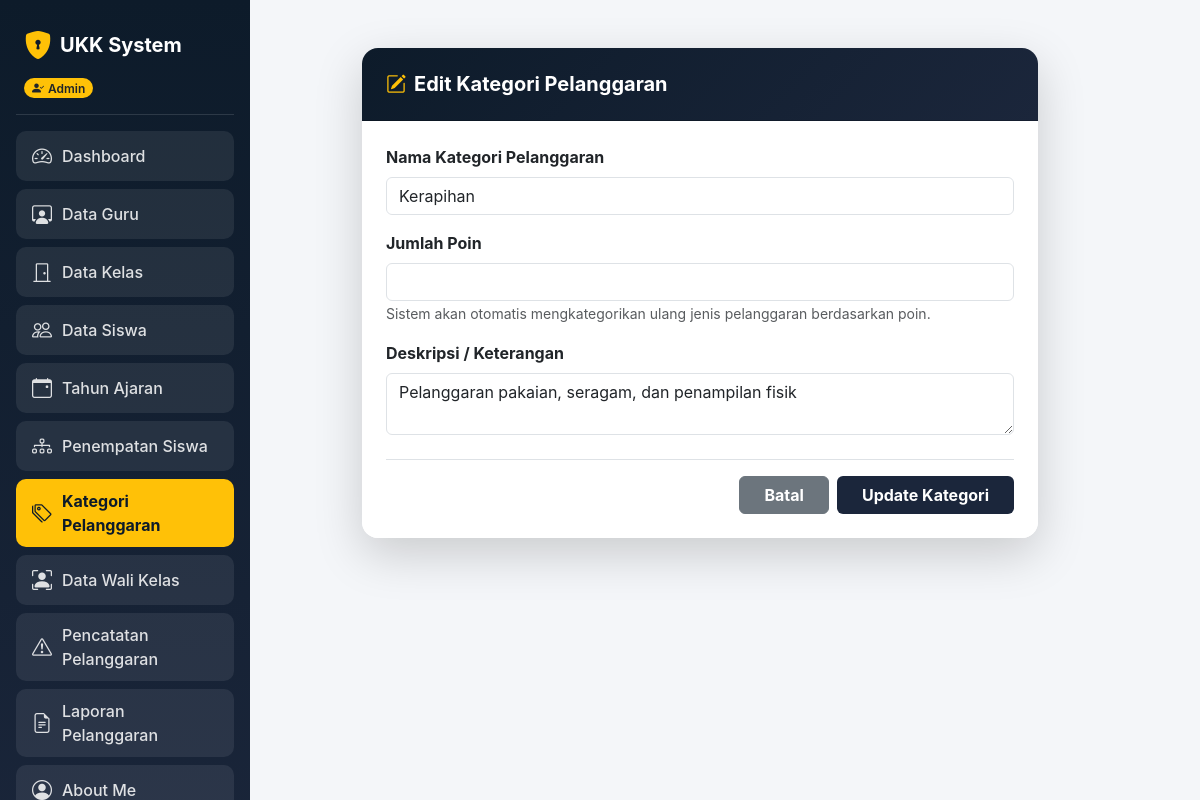
/kategori/kategori_edit.php?id=2 (signed in), run on the app's committed database.
### tables this page shows
CREATE TABLE `t_pelanggaran_kategori` (
  `id` int(11) NOT NULL,
  `nama` varchar(100) DEFAULT NULL,
  `deskripsi` text NOT NULL,
  `status_aktif` tinyint(1) NOT NULL,
  `created_at` timestamp NOT NULL DEFAULT current_timestamp(),
  `updated_at` timestamp NOT NULL DEFAULT current_timestamp()
);

### kategori/kategori_edit.php (the view, shortened to what this page needs)
<?php
include '../koneksi.php';
$role = $_SESSION['role'];
$id = $_GET['id'] ?? '';
$id = mysqli_real_escape_string($koneksi, $id);
$q_data = mysqli_query($koneksi, "SELECT * FROM t_pelanggaran_kategori WHERE id = '$id'");
$data   = mysqli_fetch_assoc($q_data);
?>
<!DOCTYPE html>
<html lang="id">
<head>
  <link href="https://cdn.jsdelivr.net/npm/bootstrap@5.3.0/dist/css/bootstrap.min.css" rel="stylesheet">
  <link rel="stylesheet" href="https://cdn.jsdelivr.net/npm/bootstrap-icons@1.11.1/font/bootstrap-icons.css">
</head>
<body>
  <div class="container-fluid">
    <div class="row">
      <div class="col-md-3 col-lg-2 sidebar p-3 text-white">
        <div class="d-flex align-items-center gap-2 mb-2 px-2 mt-2">
          <i class="bi bi-shield-lock-fill fs-3 text-warning"></i>
          <h4 class="mb-0 fw-bold fs-5">UKK System</h4>
        </div>
        <div class="px-2 mb-3">
          <span class="badge bg-warning text-dark px-2 py-1 rounded-pill fw-semibold"><i class="bi bi-person-check-fill me-1"></i><?= $role; ?></span>
        </div>
        <hr class="text-white-50">
        <ul class="nav flex-column mb-auto">
          <li class="nav-item"><a href="../dashboard.php?tab=menu1" class="nav-link-custom"><i class="bi bi-speedometer2 fs-5"></i><span>Dashboard</span></a></li>
          <li class="nav-item"><a href="../dashboard.php?tab=menu2" class="nav-link-custom"><i class="bi bi-person-workspace fs-5"></i><span>Data Guru</span></a></li>
          <li class="nav-item"><a href="../dashboard.php?tab=menu3" class="nav-link-custom"><i class="bi bi-door-closed fs-5"></i><span>Data Kelas</span></a></li>
          <li class="nav-item"><a href="../dashboard.php?tab=menu4" class="nav-link-custom"><i class="bi bi-people fs-5"></i><span>Data Siswa</span></a></li>
          <li class="nav-item"><a href="../dashboard.php?tab=menu5" class="nav-link-custom"><i class="bi bi-calendar-event fs-5"></i><span>Tahun Ajaran</span></a></li>
          <li class="nav-item"><a href="../dashboard.php?tab=menu6" class="nav-link-custom"><i class="bi bi-diagram-3 fs-5"></i><span>Penempatan Siswa</span></a></li>
          <li class="nav-item"><a href="../dashboard.php?tab=menu7" class="nav-link-custom" style="background-color: #ffc107; color: #0d1b2a; font-weight: 700;"><i class="bi bi-tags fs-5"></i><span>Kategori Pelanggaran</span></a></li>
          <li class="nav-item"><a href="../dashboard.php?tab=menu8" class="nav-link-custom"><i class="bi bi-person-bounding-box fs-5"></i><span>Data Wali Kelas</span></a></li>
          <li class="nav-item"><a href="../dashboard.php?tab=menu9" class="nav-link-custom"><i class="bi bi-exclamation-triangle fs-5"></i><span>Pencatatan Pelanggaran</span></a></li>
          <li class="nav-item"><a href="../dashboard.php?tab=menu10" class="nav-link-custom"><i class="bi bi-file-earmark-text fs-5"></i><span>Laporan Pelanggaran</span></a></li>
          <li class="nav-item"><a href="../dashboard.php?tab=menu_about" class="nav-link-custom"><i class="bi bi-person-circle fs-5"></i><span>About Me</span></a></li>
        </ul>
      </div>
      <main class="col-md-9 col-lg-10 p-4 ms-auto">
        <div class="container py-4" style="max-width: 700px;">
          <form action="" method="POST">
            <div class="card shadow-lg border-0 rounded-4 overflow-hidden">
              <div class="card-header text-white p-4" style="background: linear-gradient(135deg, #0d1b2a 0%, #1b263b 100%);">
                <h5 class="mb-0 fw-bold"><i class="bi bi-pencil-square me-2 text-warning"></i>Edit Kategori Pelanggaran</h5>
              </div>
              <div class="card-body p-4 bg-white">
                <div class="mb-3">
                  <label class="form-label fw-bold">Nama Kategori Pelanggaran</label>
                  <input type="text" name="nama_kategori" class="form-control" value="<?= htmlspecialchars($data['nama'] ?? $data['nama_kategori'] ?? ''); ?>" required>
                </div>
                <div class="mb-3">
                  <label class="form-label fw-bold">Jumlah Poin</label>
                  <input type="number" name="poin" class="form-control" value="<?= htmlspecialchars($data['poin'] ?? ''); ?>" required>
                  <small class="text-muted">Sistem akan otomatis mengkategorikan ulang jenis pelanggaran berdasarkan poin.</small>
                </div>
                <div class="mb-4">
                  <label class="form-label fw-bold">Deskripsi / Keterangan</label>
                  <textarea name="deskripsi" class="form-control" rows="2"><?= htmlspecialchars($data['deskripsi'] ?? ''); ?></textarea>
                </div>
                <div class="pt-3 border-top d-flex gap-2 justify-content-end">
                  <a href="../dashboard.php?tab=menu7" class="btn btn-secondary px-4 fw-bold">Batal</a>
                  <button type="submit" name="update" class="btn text-white px-4 fw-bold" style="background-color: #1b263b;">Update Kategori</button>
                </div>
              </div>
            </div>
          </form>
        </div>
      </main>
    </div>
  </div>
</body>
</html>

### kategori/kategori_edit.php (style rules this page uses)
body { font-family: 'Inter', sans-serif; background-color: #f4f6f9; color: #333; }
.sidebar { background: linear-gradient(180deg, #0d1b2a 0%, #1b263b 100%); min-height: 100vh; position: fixed; top: 0; left: 0; width: 250px; z-index: 1000; }
.sidebar .nav-link-custom { color: rgba(255, 255, 255, 0.85); background-color: rgba(255, 255, 255, 0.08); border-radius: 10px; padding: 10px 16px; margin-bottom: 8px; font-weight: 500; display: flex; align-items: center; gap: 10px; text-decoration: none; }
main { margin-left: 250px; }

### data on the page
t_pelanggaran_kategori: nama_kategori "Kerapihan", deskripsi "Pelanggaran pakaian, seragam, dan penampilan fisik"

### other printed values
$role "Admin"
